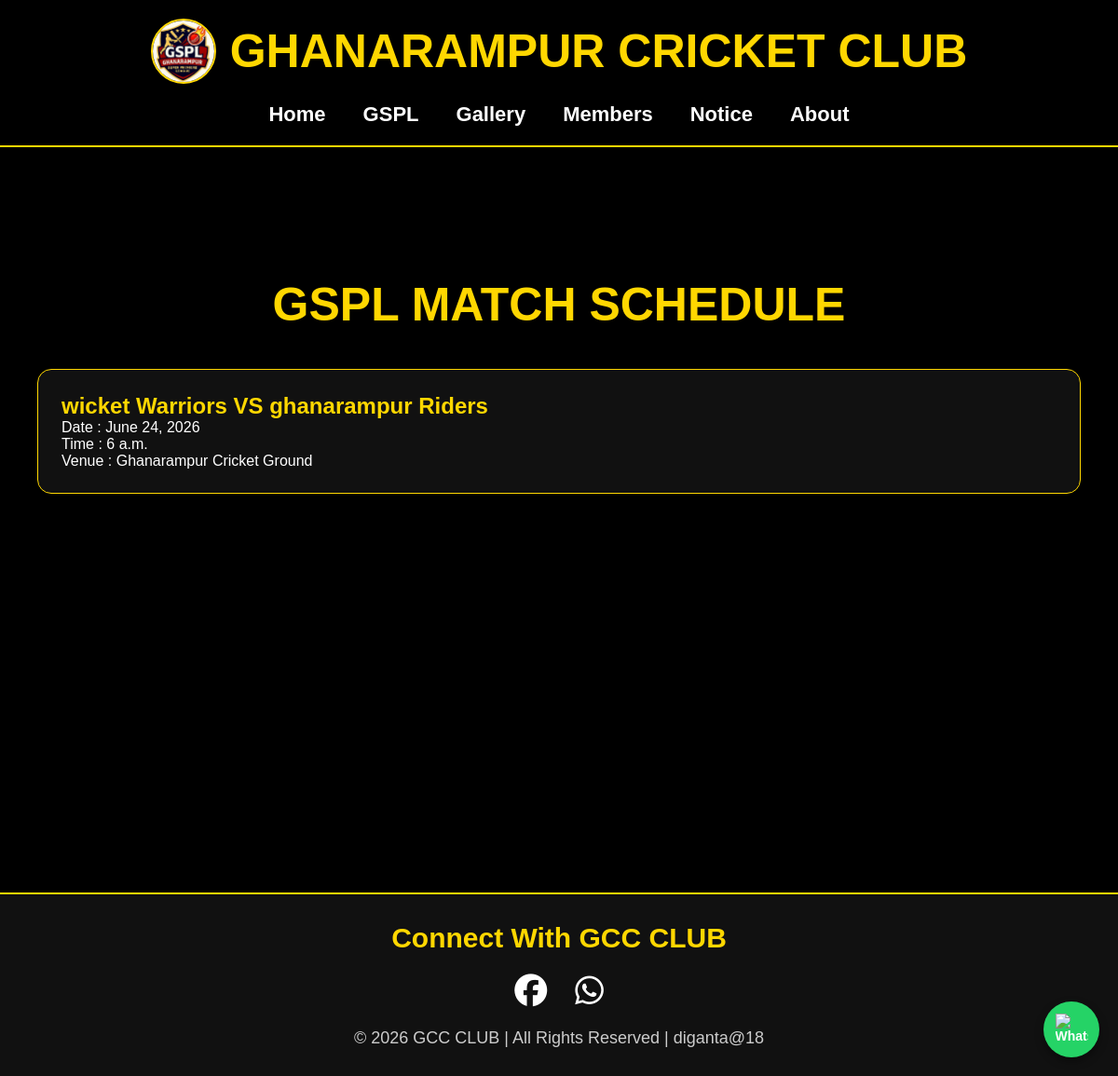
/matches/, run on an earlier commit of the app's database.
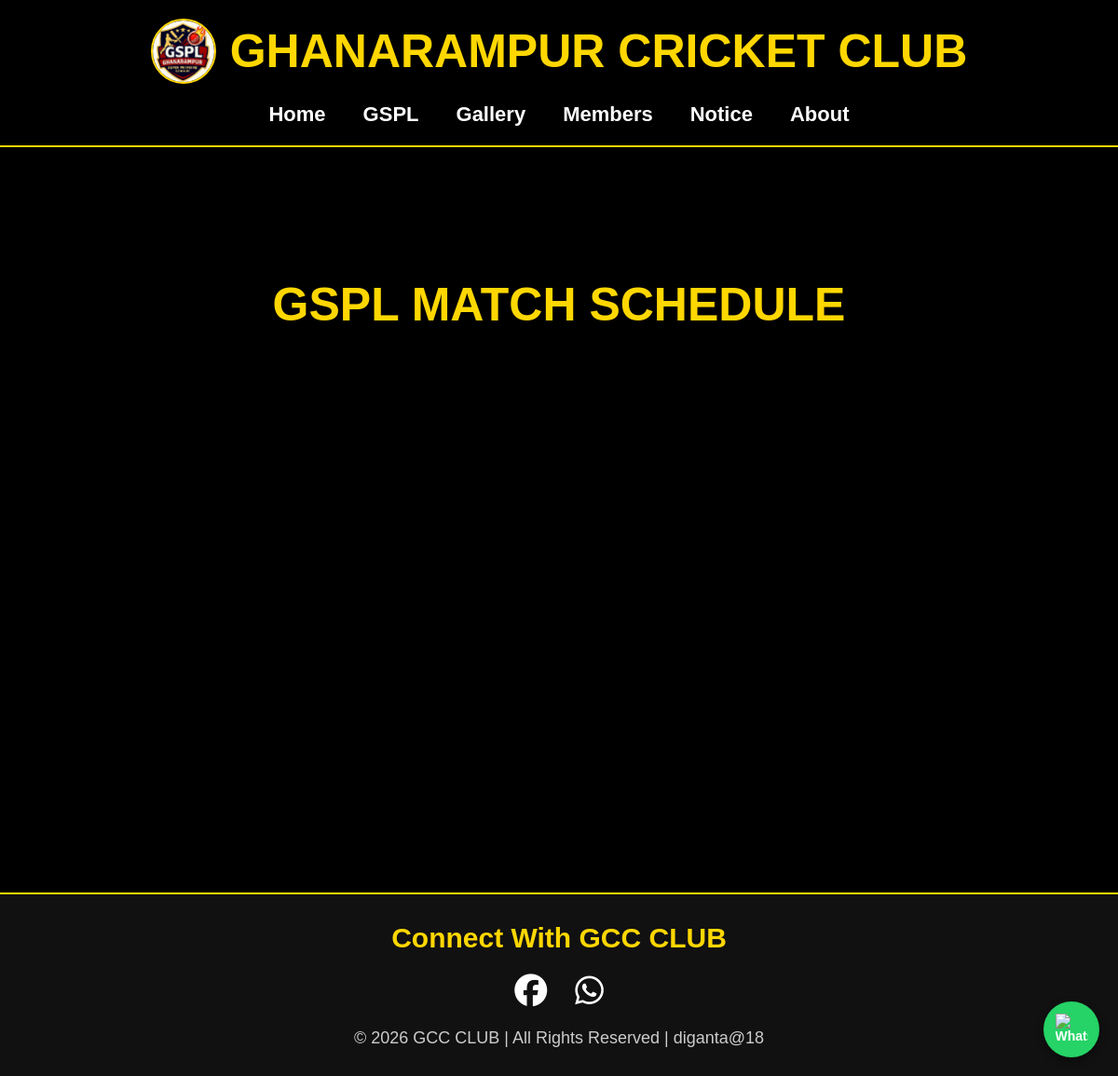
And on a later commit of the database.
### mainapp/models.py (models this page shows, shortened)
class Match(models.Model):
    team1 = models.CharField(max_length=100)
    team2 = models.CharField(max_length=100)
    match_date = models.DateField()
    time = models.TimeField()
    venue = models.CharField(max_length=200)
    result = models.CharField(max_length=200, blank=True)

### mainapp/views.py (the view)
# urls.py: path('matches/', views.matches, name='matches'),
def matches(request):
    matches = Match.objects.all()
    return render(request, 'matches.html', {'matches': matches})

### templates/matches.html (shortened to what this page needs)
{% extends 'base.html' %}
{% block content %}
<div class="container">
    <h1 class="title">GSPL MATCH SCHEDULE</h1>
    {% for match in matches %}
    <div class="match-card">
        <h2>{{ match.team1 }} VS {{ match.team2 }}</h2>
        <p>Date : {{ match.match_date }}</p>
        <p>Time : {{ match.time }}</p>
        <p>Venue : {{ match.venue }}</p>
    </div>
    {% endfor %}
</div>
{% endblock %}

What changed in the data, as far as the page shows it:
removed Match: team1 "wicket Warriors", team2 "ghanarampur Riders", match_date "June 24, 2026", time "6 a.m.", venue "Ghanarampur Cricket Ground"
